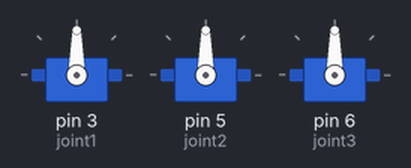
This sketch was run on a simulated Arduino Uno, built with avr-gcc and run on an emulated ATmega328P. Shown: 3 × servo.

Above: at 0.05 s.
At 3.1 s:
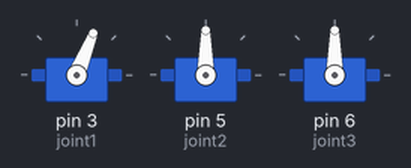
At 10.1 s:
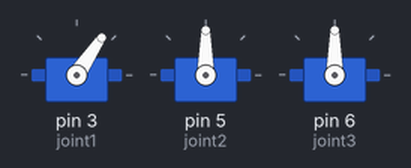
Timing chart, 0 to 13.2 s (numbered marks = the images above):
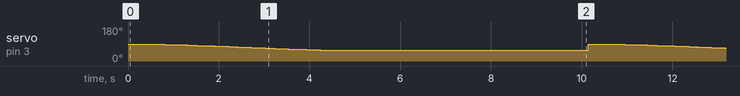

The sketch:

trajectory_control.ino
```cpp
#include <Servo.h>

Servo joint1, joint2, joint3;

void setup() {
  joint1.attach(3);
  joint2.attach(5);
  joint3.attach(6);
}

void loop() {
  float tf = 5.0;
  int steps = 50;

  float X0 = 0.0, Y0 = 0.18, Z0 = -0.094;
  float Xf = 0.1, Yf = 0.15, Zf = -0.2;

  for (int i = 0; i <= steps; i++) {
    float t = tf * i / steps;

    float s = 3*pow(t/tf,2) - 2*pow(t/tf,3);

    float X = X0 + s*(Xf - X0);
    float Y = Y0 + s*(Yf - Y0);
    float Z = Z0 + s*(Zf - Z0);

    float theta1 = atan2(Y, X) * 180.0 / PI;

    // Placeholder IK (replace with full IK if needed)
    float theta2 = 90;
    float theta3 = 90;

    joint1.write(theta1);
    joint2.write(theta2);
    joint3.write(theta3);

    delay(100);
  }

  delay(5000);
}
```

Measured:
- by itself, servo on pin 3 (joint1): ramps from 90° to 56° and jumps back, once every 10.1 s
